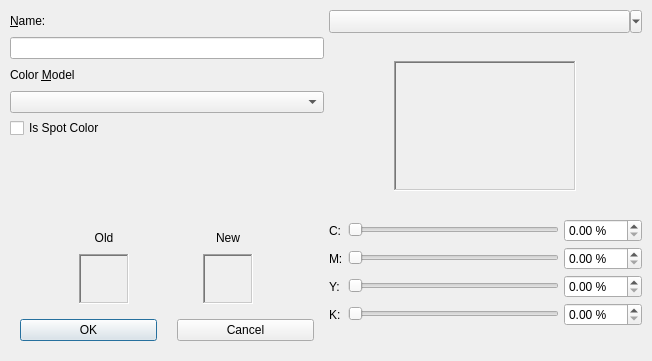
<?xml version="1.0" encoding="UTF-8"?>
<ui version="4.0">
 <class>CMYKChooseBase</class>
 <widget class="QDialog" name="CMYKChooseBase">
  <property name="geometry">
   <rect>
    <x>0</x>
    <y>0</y>
    <width>652</width>
    <height>361</height>
   </rect>
  </property>
  <property name="windowTitle">
   <string>Edit Color</string>
  </property>
  <layout class="QHBoxLayout" name="horizontalLayout">
   <property name="spacing">
    <number>5</number>
   </property>
   <property name="leftMargin">
    <number>10</number>
   </property>
   <property name="topMargin">
    <number>10</number>
   </property>
   <property name="rightMargin">
    <number>10</number>
   </property>
   <property name="bottomMargin">
    <number>10</number>
   </property>
   <item>
    <layout class="QVBoxLayout" name="verticalLayout">
     <item>
      <widget class="QLabel" name="label">
       <property name="minimumSize">
        <size>
         <width>200</width>
         <height>22</height>
        </size>
       </property>
       <property name="text">
        <string>&amp;Name:</string>
       </property>
       <property name="buddy">
        <cstring>ColorName</cstring>
       </property>
      </widget>
     </item>
     <item>
      <widget class="QLineEdit" name="ColorName">
       <property name="minimumSize">
        <size>
         <width>200</width>
         <height>22</height>
        </size>
       </property>
      </widget>
     </item>
     <item>
      <widget class="QLabel" name="label_2">
       <property name="minimumSize">
        <size>
         <width>100</width>
         <height>22</height>
        </size>
       </property>
       <property name="text">
        <string>Color &amp;Model</string>
       </property>
       <property name="buddy">
        <cstring>ComboBox1</cstring>
       </property>
      </widget>
     </item>
     <item>
      <widget class="ScComboBox" name="ComboBox1"/>
     </item>
     <item>
      <widget class="QCheckBox" name="Separations">
       <property name="text">
        <string>Is Spot Color</string>
       </property>
      </widget>
     </item>
     <item>
      <spacer name="verticalSpacer">
       <property name="orientation">
        <enum>Qt::Vertical</enum>
       </property>
       <property name="sizeHint" stdset="0">
        <size>
         <width>20</width>
         <height>40</height>
        </size>
       </property>
      </spacer>
     </item>
     <item>
      <layout class="QGridLayout" name="gridLayout">
       <item row="0" column="1">
        <widget class="QLabel" name="label_4">
         <property name="minimumSize">
          <size>
           <width>50</width>
           <height>22</height>
          </size>
         </property>
         <property name="maximumSize">
          <size>
           <width>100</width>
           <height>22</height>
          </size>
         </property>
         <property name="text">
          <string>New</string>
         </property>
         <property name="alignment">
          <set>Qt::AlignCenter</set>
         </property>
        </widget>
       </item>
       <item row="0" column="0">
        <widget class="QLabel" name="label_3">
         <property name="minimumSize">
          <size>
           <width>50</width>
           <height>22</height>
          </size>
         </property>
         <property name="maximumSize">
          <size>
           <width>100</width>
           <height>22</height>
          </size>
         </property>
         <property name="text">
          <string>Old</string>
         </property>
         <property name="alignment">
          <set>Qt::AlignCenter</set>
         </property>
        </widget>
       </item>
       <item row="1" column="0">
        <widget class="QLabel" name="OldC">
         <property name="minimumSize">
          <size>
           <width>50</width>
           <height>50</height>
          </size>
         </property>
         <property name="maximumSize">
          <size>
           <width>50</width>
           <height>50</height>
          </size>
         </property>
         <property name="frameShape">
          <enum>QFrame::WinPanel</enum>
         </property>
         <property name="frameShadow">
          <enum>QFrame::Sunken</enum>
         </property>
         <property name="text">
          <string/>
         </property>
         <property name="scaledContents">
          <bool>true</bool>
         </property>
         <property name="alignment">
          <set>Qt::AlignCenter</set>
         </property>
        </widget>
       </item>
       <item row="1" column="1">
        <widget class="QLabel" name="NewC">
         <property name="minimumSize">
          <size>
           <width>50</width>
           <height>50</height>
          </size>
         </property>
         <property name="maximumSize">
          <size>
           <width>50</width>
           <height>50</height>
          </size>
         </property>
         <property name="frameShape">
          <enum>QFrame::WinPanel</enum>
         </property>
         <property name="frameShadow">
          <enum>QFrame::Sunken</enum>
         </property>
         <property name="text">
          <string/>
         </property>
         <property name="scaledContents">
          <bool>true</bool>
         </property>
         <property name="alignment">
          <set>Qt::AlignCenter</set>
         </property>
        </widget>
       </item>
      </layout>
     </item>
     <item>
      <layout class="QHBoxLayout" name="horizontalLayout_5">
       <property name="spacing">
        <number>20</number>
       </property>
       <property name="leftMargin">
        <number>10</number>
       </property>
       <property name="topMargin">
        <number>10</number>
       </property>
       <property name="rightMargin">
        <number>10</number>
       </property>
       <property name="bottomMargin">
        <number>10</number>
       </property>
       <item>
        <widget class="QPushButton" name="buttonOK">
         <property name="text">
          <string>OK</string>
         </property>
         <property name="default">
          <bool>true</bool>
         </property>
        </widget>
       </item>
       <item>
        <widget class="QPushButton" name="buttonCancel">
         <property name="text">
          <string>Cancel</string>
         </property>
        </widget>
       </item>
      </layout>
     </item>
    </layout>
   </item>
   <item>
    <widget class="QFrame" name="frame">
     <property name="frameShape">
      <enum>QFrame::NoFrame</enum>
     </property>
     <property name="frameShadow">
      <enum>QFrame::Raised</enum>
     </property>
     <layout class="QVBoxLayout" name="verticalLayout_2">
      <property name="spacing">
       <number>5</number>
      </property>
      <property name="leftMargin">
       <number>0</number>
      </property>
      <property name="topMargin">
       <number>0</number>
      </property>
      <property name="rightMargin">
       <number>0</number>
      </property>
      <property name="bottomMargin">
       <number>0</number>
      </property>
      <item>
       <widget class="SwatchCombo" name="Swatches">
        <property name="sizePolicy">
         <sizepolicy hsizetype="Expanding" vsizetype="Fixed">
          <horstretch>0</horstretch>
          <verstretch>0</verstretch>
         </sizepolicy>
        </property>
        <property name="text">
         <string/>
        </property>
        <property name="popupMode">
         <enum>QToolButton::MenuButtonPopup</enum>
        </property>
       </widget>
      </item>
      <item>
       <widget class="QStackedWidget" name="TabStack">
        <property name="frameShape">
         <enum>QFrame::NoFrame</enum>
        </property>
        <property name="currentIndex">
         <number>0</number>
        </property>
        <widget class="QWidget" name="page">
         <layout class="QHBoxLayout" name="horizontalLayout_6">
          <property name="spacing">
           <number>0</number>
          </property>
          <property name="leftMargin">
           <number>0</number>
          </property>
          <property name="topMargin">
           <number>0</number>
          </property>
          <property name="rightMargin">
           <number>0</number>
          </property>
          <property name="bottomMargin">
           <number>0</number>
          </property>
          <item alignment="Qt::AlignHCenter|Qt::AlignVCenter">
           <widget class="QFrame" name="frame_2">
            <property name="frameShape">
             <enum>QFrame::NoFrame</enum>
            </property>
            <property name="frameShadow">
             <enum>QFrame::Sunken</enum>
            </property>
            <layout class="QVBoxLayout" name="verticalLayout_3">
             <item>
              <widget class="QFrame" name="frame_3">
               <property name="minimumSize">
                <size>
                 <width>182</width>
                 <height>130</height>
                </size>
               </property>
               <property name="maximumSize">
                <size>
                 <width>182</width>
                 <height>130</height>
                </size>
               </property>
               <property name="frameShape">
                <enum>QFrame::WinPanel</enum>
               </property>
               <property name="frameShadow">
                <enum>QFrame::Sunken</enum>
               </property>
               <layout class="QHBoxLayout" name="horizontalLayout_7">
                <property name="spacing">
                 <number>0</number>
                </property>
                <property name="leftMargin">
                 <number>0</number>
                </property>
                <property name="topMargin">
                 <number>0</number>
                </property>
                <property name="rightMargin">
                 <number>0</number>
                </property>
                <property name="bottomMargin">
                 <number>0</number>
                </property>
                <item>
                 <widget class="ColorChart" name="ColorMap" native="true">
                  <property name="minimumSize">
                   <size>
                    <width>180</width>
                    <height>128</height>
                   </size>
                  </property>
                  <property name="maximumSize">
                   <size>
                    <width>180</width>
                    <height>128</height>
                   </size>
                  </property>
                 </widget>
                </item>
               </layout>
              </widget>
             </item>
            </layout>
           </widget>
          </item>
         </layout>
        </widget>
        <widget class="QWidget" name="page_2">
         <layout class="QHBoxLayout" name="horizontalLayout_2">
          <property name="spacing">
           <number>0</number>
          </property>
          <property name="leftMargin">
           <number>0</number>
          </property>
          <property name="topMargin">
           <number>0</number>
          </property>
          <property name="rightMargin">
           <number>0</number>
          </property>
          <property name="bottomMargin">
           <number>0</number>
          </property>
          <item>
           <widget class="ColorListBox" name="ColorSwatch"/>
          </item>
         </layout>
        </widget>
       </widget>
      </item>
      <item>
       <layout class="QGridLayout" name="slidersLayout">
        <item row="0" column="1">
         <widget class="ScColorSlider" name="CyanSL">
          <property name="minimumSize">
           <size>
            <width>200</width>
            <height>16</height>
           </size>
          </property>
          <property name="minimum">
           <number>0</number>
          </property>
          <property name="maximum">
           <number>100</number>
          </property>
          <property name="orientation">
           <enum>Qt::Horizontal</enum>
          </property>
         </widget>
        </item>
        <item row="3" column="1">
         <widget class="ScColorSlider" name="BlackSL">
          <property name="minimumSize">
           <size>
            <width>200</width>
            <height>16</height>
           </size>
          </property>
          <property name="minimum">
           <number>0</number>
          </property>
          <property name="maximum">
           <number>100</number>
          </property>
          <property name="orientation">
           <enum>Qt::Horizontal</enum>
          </property>
         </widget>
        </item>
        <item row="3" column="0">
         <widget class="QLabel" name="BlackT">
          <property name="text">
           <string>K:</string>
          </property>
         </widget>
        </item>
        <item row="1" column="1">
         <widget class="ScColorSlider" name="MagentaSL">
          <property name="minimumSize">
           <size>
            <width>200</width>
            <height>16</height>
           </size>
          </property>
          <property name="minimum">
           <number>0</number>
          </property>
          <property name="maximum">
           <number>100</number>
          </property>
          <property name="orientation">
           <enum>Qt::Horizontal</enum>
          </property>
         </widget>
        </item>
        <item row="3" column="2">
         <widget class="ScrSpinBox" name="BlackSp">
          <property name="suffix">
           <string> %</string>
          </property>
          <property name="minimum">
           <double>0.000000000000000</double>
          </property>
          <property name="maximum">
           <double>100.000000000000000</double>
          </property>
         </widget>
        </item>
        <item row="2" column="1">
         <widget class="ScColorSlider" name="YellowSL">
          <property name="minimumSize">
           <size>
            <width>200</width>
            <height>16</height>
           </size>
          </property>
          <property name="minimum">
           <number>0</number>
          </property>
          <property name="maximum">
           <number>100</number>
          </property>
          <property name="orientation">
           <enum>Qt::Horizontal</enum>
          </property>
         </widget>
        </item>
        <item row="0" column="0">
         <widget class="QLabel" name="CyanT">
          <property name="text">
           <string>C:</string>
          </property>
         </widget>
        </item>
        <item row="2" column="2">
         <widget class="ScrSpinBox" name="YellowSp">
          <property name="suffix">
           <string> %</string>
          </property>
          <property name="minimum">
           <double>0.000000000000000</double>
          </property>
          <property name="maximum">
           <double>100.000000000000000</double>
          </property>
         </widget>
        </item>
        <item row="1" column="2">
         <widget class="ScrSpinBox" name="MagentaSp">
          <property name="suffix">
           <string> %</string>
          </property>
          <property name="minimum">
           <double>0.000000000000000</double>
          </property>
          <property name="maximum">
           <double>100.000000000000000</double>
          </property>
         </widget>
        </item>
        <item row="1" column="0">
         <widget class="QLabel" name="MagentaT">
          <property name="text">
           <string>M:</string>
          </property>
         </widget>
        </item>
        <item row="0" column="2">
         <widget class="ScrSpinBox" name="CyanSp">
          <property name="suffix">
           <string> %</string>
          </property>
          <property name="minimum">
           <double>0.000000000000000</double>
          </property>
          <property name="maximum">
           <double>100.000000000000000</double>
          </property>
         </widget>
        </item>
        <item row="2" column="0">
         <widget class="QLabel" name="YellowT">
          <property name="text">
           <string>Y:</string>
          </property>
         </widget>
        </item>
       </layout>
      </item>
      <item>
       <spacer name="verticalSpacer_2">
        <property name="orientation">
         <enum>Qt::Vertical</enum>
        </property>
        <property name="sizeHint" stdset="0">
         <size>
          <width>20</width>
          <height>40</height>
         </size>
        </property>
       </spacer>
      </item>
     </layout>
    </widget>
   </item>
  </layout>
 </widget>
 <customwidgets>
  <customwidget>
   <class>SwatchCombo</class>
   <extends>QToolButton</extends>
   <header>ui/swatchcombo.h</header>
  </customwidget>
  <customwidget>
   <class>ScComboBox</class>
   <extends>QComboBox</extends>
   <header>ui/sccombobox.h</header>
  </customwidget>
  <customwidget>
   <class>ColorChart</class>
   <extends>QWidget</extends>
   <header>ui/colorchart.h</header>
   <container>1</container>
  </customwidget>
  <customwidget>
   <class>ColorListBox</class>
   <extends>QListWidget</extends>
   <header>ui/colorlistbox.h</header>
  </customwidget>
  <customwidget>
   <class>ScrSpinBox</class>
   <extends>QDoubleSpinBox</extends>
   <header>ui/scrspinbox.h</header>
  </customwidget>
  <customwidget>
   <class>ScColorSlider</class>
   <extends>QSlider</extends>
   <header>ui/sccolorslider.h</header>
  </customwidget>
 </customwidgets>
 <tabstops>
  <tabstop>ColorName</tabstop>
  <tabstop>ComboBox1</tabstop>
  <tabstop>Separations</tabstop>
  <tabstop>Swatches</tabstop>
  <tabstop>ColorSwatch</tabstop>
  <tabstop>CyanSL</tabstop>
  <tabstop>CyanSp</tabstop>
  <tabstop>MagentaSL</tabstop>
  <tabstop>MagentaSp</tabstop>
  <tabstop>YellowSL</tabstop>
  <tabstop>YellowSp</tabstop>
  <tabstop>BlackSL</tabstop>
  <tabstop>BlackSp</tabstop>
  <tabstop>buttonOK</tabstop>
  <tabstop>buttonCancel</tabstop>
 </tabstops>
 <resources/>
 <connections/>
</ui>
